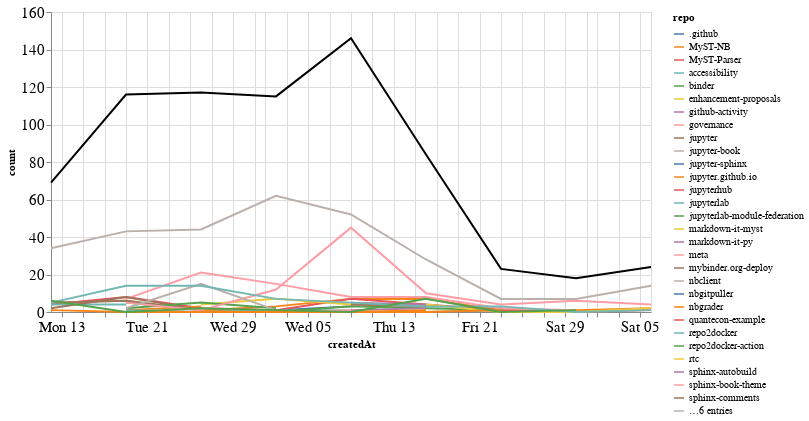

This figure's notebook cell:
### Markdown cell above
## Comments

### Code cell
comments_time = comments.groupby('repo').resample('W', on='createdAt').count()['author'].reset_index()
comments_time = comments_time.rename(columns={'author': 'count'})
comments_time_total = comments_time.groupby('createdAt').agg({"count": "sum"}).reset_index()
ch1 = alt.Chart(comments_time, width=600).mark_line().encode(
    x='createdAt',
    y='count',
    color='repo',
    tooltip="repo"
)

ch2 = alt.Chart(comments_time_total, width=600).mark_line(color="black").encode(
    x='createdAt',
    y='count',
)

ch1 + ch2

### Figure 1 — Vega-Lite specification as saved in the notebook (floating-point values rounded to 4 significant figures; data arrays with more than 128 entries replaced by an {"elided": "..."} marker saying what was removed)
{"config": {"axisLeft": {"labelFontSize": 15}, "axisBottom": {"labelFontSize": 15}}, "layer": [{"data": {"name": "data-2f8aab0df3859bf65aab8a357102112f"}, "mark": "line", "encoding": {"color": {"type": "nominal", "field": "repo"}, "tooltip": {"type": "nominal", "field": "repo"}, "x": {"type": "temporal", "field": "createdAt"}, "y": {"type": "quantitative", "field": "count"}}, "width": 600}, {"data": {"name": "data-5dcfbf6f5bfd0d76907a6bdbb60a9f47"}, "mark": {"type": "line", "color": "black"}, "encoding": {"x": {"type": "temporal", "field": "createdAt"}, "y": {"type": "quantitative", "field": "count"}}, "width": 600}], "$schema": "https://vega.github.io/schema/vega-lite/v4.8.1.json", "datasets": {"data-2f8aab0df3859bf65aab8a357102112f": {"elided": "130 records"}, "data-5dcfbf6f5bfd0d76907a6bdbb60a9f47": [{"createdAt": "2020-07-12T00:00:00", "count": 69}, {"createdAt": "2020-07-19T00:00:00", "count": 116}, {"createdAt": "2020-07-26T00:00:00", "count": 117}, {"createdAt": "2020-08-02T00:00:00", "count": 115}, {"createdAt": "2020-08-09T00:00:00", "count": 146}, {"createdAt": "2020-08-16T00:00:00", "count": 84}, {"createdAt": "2020-08-23T00:00:00", "count": 23}, {"createdAt": "2020-08-30T00:00:00", "count": 18}, {"createdAt": "2020-09-06T00:00:00", "count": 24}]}}
